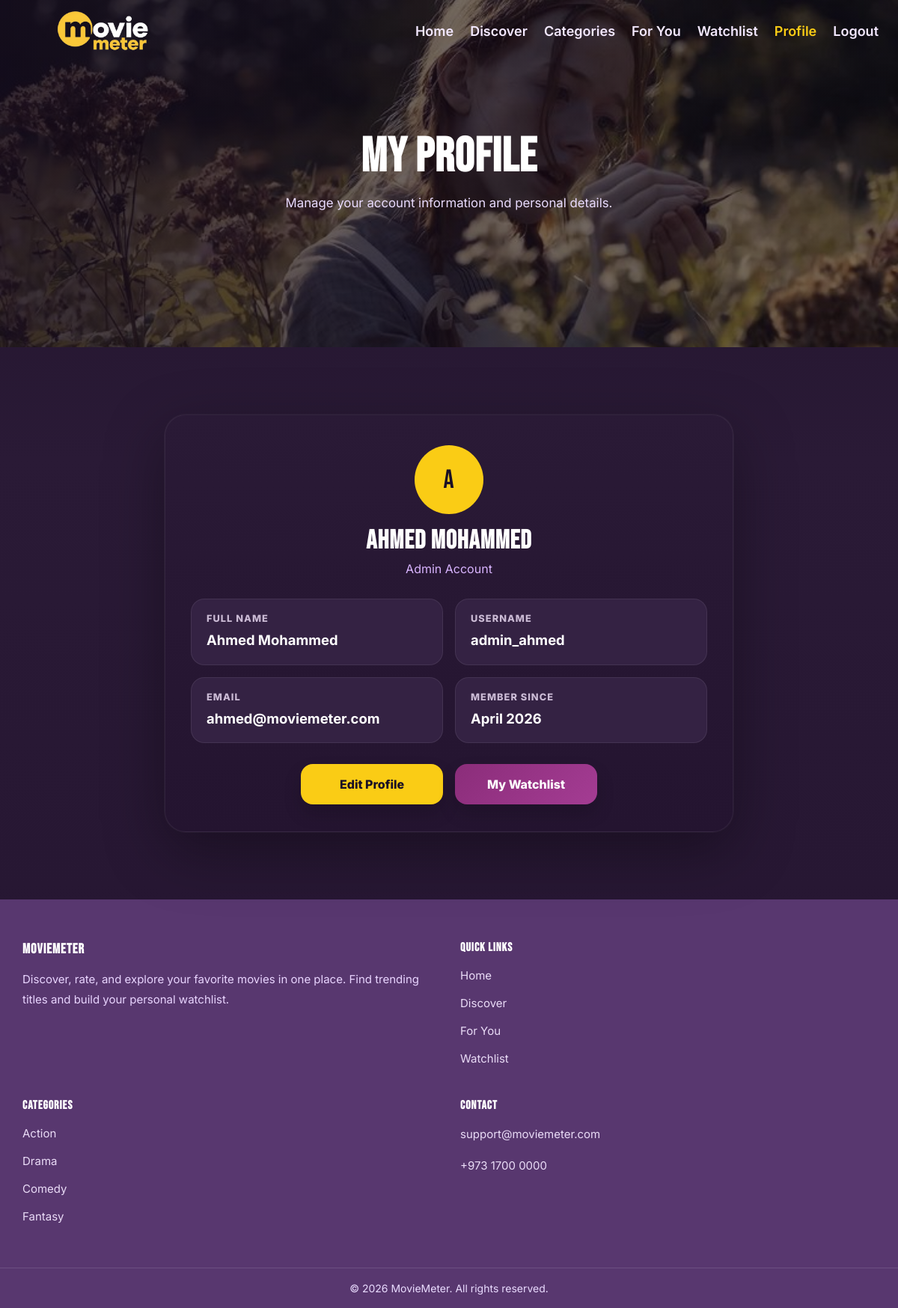
Screenshot of /profile.php (signed in) with the database file from the repository.
### tables this page shows
CREATE TABLE mm_users (
    user_id INT AUTO_INCREMENT PRIMARY KEY,
    role_id INT NOT NULL,
    full_name VARCHAR(100) NOT NULL,
    username VARCHAR(50) NOT NULL UNIQUE,
    email VARCHAR(100) NOT NULL UNIQUE,
    password_hash VARCHAR(255) NOT NULL,
    profile_image VARCHAR(255) NULL,
    account_status ENUM('active','suspended') DEFAULT 'active',
    created_at DATETIME DEFAULT CURRENT_TIMESTAMP,
    updated_at DATETIME DEFAULT CURRENT_TIMESTAMP
);

CREATE TABLE mm_roles (
    role_id INT AUTO_INCREMENT PRIMARY KEY,
    role_name VARCHAR(50) NOT NULL UNIQUE
);

### profile.php (the view, shortened to what this page needs)
<?php
$conn = getConnection();
mysqli_set_charset($conn, "utf8mb4");
$userId = (int) $_SESSION["user_id"];
$sql = "
    SELECT
        u.user_id,
        u.full_name,
        u.username,
        u.email,
        u.profile_image,
        u.created_at,
        r.role_name
    FROM mm_users u
    LEFT JOIN mm_roles r ON u.role_id = r.role_id
    WHERE u.user_id = ?
    LIMIT 1
";
$stmt = mysqli_prepare($conn, $sql);
mysqli_stmt_bind_param($stmt, "i", $userId);
mysqli_stmt_execute($stmt);
$result = mysqli_stmt_get_result($stmt);
$user = mysqli_fetch_assoc($result);
$fullName = htmlspecialchars($user["full_name"] ?? "User", ENT_QUOTES, "UTF-8");
$username = htmlspecialchars($user["username"] ?? "username", ENT_QUOTES, "UTF-8");
$email = htmlspecialchars($user["email"] ?? "No email", ENT_QUOTES, "UTF-8");
$roleName = htmlspecialchars($user["role_name"] ?? "Member", ENT_QUOTES, "UTF-8");
$avatarLetterSource = trim($user["full_name"] ?? $user["username"] ?? "U");
$avatarLetter = strtoupper(substr($avatarLetterSource, 0, 1));
$memberSince = "N/A";
if (!empty($user["created_at"])) {
    $timestamp = strtotime($user["created_at"]);
    if ($timestamp) {
        $memberSince = date("F Y", $timestamp);
    }
}
$profileImagePath = "";
?>
<!DOCTYPE html>
<html lang="en">
<head>
    <link rel="stylesheet" href="assets/css/style.css">
    <link rel="stylesheet" href="assets/css/profile.css">
</head>
<body>
    <nav class="navbar">
        <div class="logo">
            <img src="assets/images/logo.png" alt="MovieMeter Logo">
        </div>
        <ul class="nav-links" id="navLinks">
            <li><a href="index.php">Home</a></li>
            <li><a href="discover.php">Discover</a></li>
            <li><a href="categories.php">Categories</a></li>
            <li><a href="foryou.php">For You</a></li>
            <li><a href="watchlist.php">Watchlist</a></li>
            <li><a href="profile.php" class="active-link">Profile</a></li>
            <li><a href="logout.php">Logout</a></li>
        </ul>
    </nav>
    <section class="profile-hero">
        <div class="profile-hero-overlay"></div>
        <div class="profile-hero-content">
            <h1>My Profile</h1>
            <p>Manage your account information and personal details.</p>
        </div>
    </section>
    <main class="profile-main">
        <section class="profile-section-clean">
            <div class="profile-top">
                <?php if ($profileImagePath !== ""): ?>
                    <img
                        src="<?php echo htmlspecialchars($profileImagePath, ENT_QUOTES, "UTF-8"); ?>"
                        alt="Profile Image"
                        class="profile-avatar-image"
                        onerror="this.style.display='none'; this.nextElementSibling.style.display='flex';"
                    >
                    <div class="profile-avatar profile-avatar-fallback" style="display:none;">
                        <?php echo htmlspecialchars($avatarLetter, ENT_QUOTES, "UTF-8"); ?>
                    </div>
                <?php else: ?>
                    <div class="profile-avatar">
                        <?php echo htmlspecialchars($avatarLetter, ENT_QUOTES, "UTF-8"); ?>
                    </div>
                <?php endif; ?>
                <div class="profile-intro">
                    <h2><?php echo $fullName; ?></h2>
                    <p><?php echo ucfirst($roleName); ?> Account</p>
                </div>
            </div>
            <div class="profile-info-list">
                <div class="profile-info-row">
                    <div class="profile-label">Full Name</div>
                    <div class="profile-value"><?php echo $fullName; ?></div>
                </div>
                <div class="profile-info-row">
                    <div class="profile-label">Username</div>
                    <div class="profile-value"><?php echo $username; ?></div>
                </div>
                <div class="profile-info-row">
                    <div class="profile-label">Email</div>
                    <div class="profile-value"><?php echo $email; ?></div>
                </div>
                <div class="profile-info-row">
                    <div class="profile-label">Member Since</div>
                    <div class="profile-value"><?php echo htmlspecialchars($memberSince, ENT_QUOTES, "UTF-8"); ?></div>
                </div>
            </div>
            <div class="profile-actions">
                <a href="edit-profile.php" class="profile-btn profile-btn-primary">Edit Profile</a>
                <a href="watchlist.php" class="profile-btn profile-btn-secondary">My Watchlist</a>
            </div>
        </section>
    </main>
    <footer class="footer">
        <div class="footer-container">
            <div class="footer-brand">
                <h3>MovieMeter</h3>
                <p>
                    Discover, rate, and explore your favorite movies in one place.
                    Find trending titles and build your personal watchlist.
                </p>
            </div>
            <div class="footer-links">
                <h4>Quick Links</h4>
                <ul>
                    <li><a href="index.php">Home</a></li>
                    <li><a href="discover.php">Discover</a></li>
                    <li><a href="foryou.php">For You</a></li>
                    <li><a href="watchlist.php">Watchlist</a></li>
                </ul>
            </div>
            <div class="footer-links">
                <h4>Categories</h4>
                <ul>
                    <li><a href="categories.php?genre=28">Action</a></li>
                    <li><a href="categories.php?genre=18">Drama</a></li>
                    <li><a href="categories.php?genre=35">Comedy</a></li>
                    <li><a href="categories.php?genre=14">Fantasy</a></li>
                </ul>
            </div>
            <div class="footer-contact">
                <h4>Contact</h4>
                <p><a href="mailto:support@moviemeter.com">support@moviemeter.com</a></p>
                <p><a href="tel:+97317000000">+973 1700 0000</a></p>
            </div>
        </div>
        <div class="footer-bottom">
            <p>© 2026 MovieMeter. All rights reserved.</p>
        </div>
    </footer>
</body>
</html>

### assets/css/style.css (style rules this page uses)
* { box-sizing: border-box; }
html { scroll-behavior: smooth; }
body { margin: 0; font-family: "Inter", sans-serif; background: radial-gradient(circle at top left, rgba(120, 55, 170, 0.12), transparent 20%), linear-gradient(180deg, #1f1229 0%, #2a1a36 35%, #241430 100%); color: #f8fafc; overflow-x: hidden; }
img { display: block; max-width: 100%; }
.slide-content h1, .section-header h2, .footer-brand h3, .footer-links h4, .footer-contact h4, .search-heading h2 { font-family: 'Bebas Neue', sans-serif; letter-spacing: 1px; }
.nav-links a, .slide-content p, .primary-btn, .search-form-grid input, .search-form-grid select, .search-btn-main, .reset-btn-main, .movie-card h3, .pagination button, .pagination span, .footer p, .footer a, .footer li { font-family: 'Inter', sans-serif; }
.navbar { width: 100%; display: flex; justify-content: space-between; align-items: center; padding: 14px 26px; position: fixed; top: 0; left: 0; z-index: 999; background: transparent; transition: background 0.35s ease, padding 0.35s ease, box-shadow 0.35s ease, backdrop-filter 0.35s ease; }
.logo img { width: 125px; display: block; margin-left: 50px; }
.nav-links { list-style: none; display: flex; gap: 22px; margin: 0; padding: 0; align-items: center; flex-wrap: wrap; }
.nav-links a { text-decoration: none; color: #f3e8ff; font-size: 18px; font-weight: 600; transition: 0.3s ease; white-space: nowrap; }
.nav-links a:hover, .active-link { color: #facc15 !important; }
.footer { background: #58376f; color: #ffffff; padding-top: 55px; }
.footer-container { max-width: 1300px; margin: 0 auto; padding: 0 30px 35px; display: grid; grid-template-columns: 1.4fr 1fr 1fr 1fr; gap: 30px; }
.footer-brand h3, .footer-links h4, .footer-contact h4 { margin-top: 0; margin-bottom: 14px; color: #ffffff; }
.footer-brand p, .footer-contact p, .footer-links a { color: #e9d5ff; font-size: 15px; line-height: 1.8; text-decoration: none; }
.footer a { color: #eadcf7; text-decoration: none; }
.footer-links ul { list-style: none; padding: 0; margin: 0; }
.footer-links li { margin-bottom: 10px; }
.footer-bottom { border-top: 1px solid rgba(255, 255, 255, 0.12); text-align: center; padding: 18px 20px; margin-top: 10px; }
.footer-bottom p { margin: 0; color: #eadcff; font-size: 14px; }
@media (max-width: 1200px) { .footer-container { grid-template-columns: repeat(2, 1fr); } }

### rows the page displays
mm_users: full_name "A", full_name "Ahmed Mohammed", role.role_name "Admin", username "admin_ahmed", email "ahmed@moviemeter.com", created_at "April 2026"
